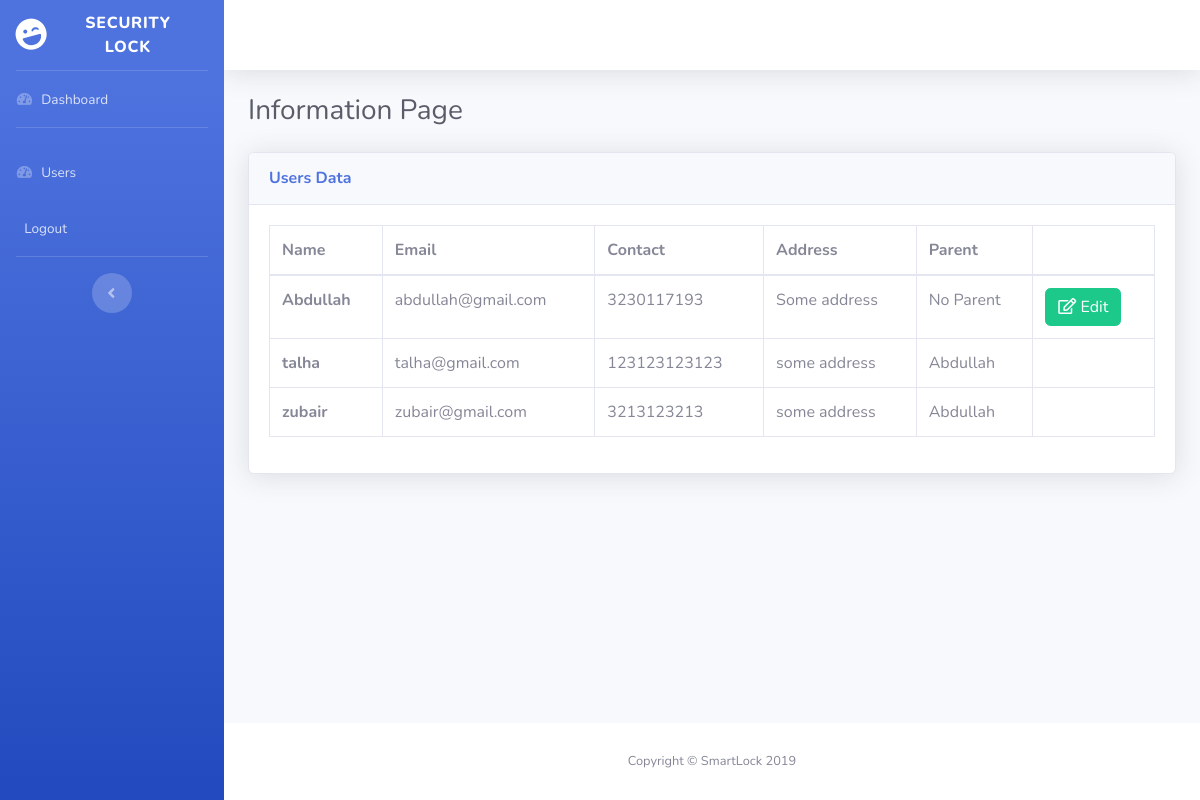
/detail.php (signed in), run on the app's committed database.
### tables this page shows
CREATE TABLE `users` (
  `id` int(11) NOT NULL,
  `name` text NOT NULL,
  `email` text NOT NULL,
  `password` text NOT NULL,
  `contact` text NOT NULL,
  `address` text NOT NULL,
  `parentUser_id` int(11) DEFAULT '0'
);

### Web/lib/db.php (called while the page is built, shortened)
<?php
class Database
{
    public $dbname;
    public $host;
    public $username;
    public $password;
    public function __construct()
    {
        $this->dbname = "smartlock";
        $this->host = "localhost";
        $this->username = "root";
        $this->password = "";
    }
    public function select($query)
    {
        try {
            $conn = new PDO("mysql:host=$this->host;dbname=$this->dbname", $this->username, $this->password);
            $conn->setAttribute(PDO::ATTR_ERRMODE, PDO::ERRMODE_EXCEPTION);
            $stmt = $conn->prepare($query);
            $stmt->execute();
            return new RecursiveArrayIterator($stmt->fetchAll());
        } catch (PDOException $e) {
            echo "ERROR: " . $e->getMessage();
        }
    }
}

### Web/detail.php (the view)
<?php require 'header.php'; ?>
<?php
  $sql = "SELECT u1.id,u1.name,u1.email,u1.password,u1.contact,u1.address,u1.parentUser_id, (select name from users where id=u1.parentUser_id)as parentName from users u1 WHERE id='$user_id' OR parentUser_id='$user_id'";
  $result = $db->select($sql);
?>
        <div class="container-fluid">
          <h1 class="h3 mb-4 text-gray-800">Information Page</h1>
        <div class="card shadow mb-4">
            <div class="card-header py-3">
              <h6 class="m-0 font-weight-bold text-primary">Users Data</h6>
            </div>
            <div class="card-body">
              <div class="table-responsive">
                <table class="table table-bordered" id="dataTable" width="100%" cellspacing="0">
                  <thead>
                    <tr>
                      <th>Name</th>
                      <th>Email</th>
                      <th>Contact</th>
                      <th>Address</th>
                      <th>Parent<th>
                    </tr>
                  </thead>
                  <tbody>
                    <?php foreach ($result as $i=>$key) {?>
                    <tr>
                      <td><b><?php echo $key['name']; ?></b></td>
                      <td><?php echo $key['email']; ?></td>
                      <td><?php echo $key['contact']; ?></td>
                      <td><?php echo $key['address']; ?></td>
                      <td><?php echo ($key['parentUser_id']==0)?"No Parent":$key['parentName'] ?></td>
                      <td>
                        <?php if($i==0){?>
                        <a href="edit_detail.php">
                          <button name="edit" class="btn btn-success"><i class="far fa-edit"></i> Edit</button>
                        </a>
                        <?php }?>
                      </td>
                    </tr>
                  <?php } ?>
                  </tbody>
                </table>
              </div>
            </div>
          </div>
        </div>
<?php require 'footer.php'; ?>

### Web/header.php (shortened to what this page needs)
<?php
  require ("lib/db.php");
?>
<!DOCTYPE html>
<html lang="en">
<head>
  <link href="vendor/fontawesome-free/css/all.min.css" rel="stylesheet" type="text/css">
  <link href="css/sb-admin-2.min.css" rel="stylesheet">
</head>
<body id="page-top">
  <div id="wrapper">
    <ul class="navbar-nav bg-gradient-primary sidebar sidebar-dark accordion" id="accordionSidebar">
      <a class="sidebar-brand d-flex align-items-center justify-content-center" href="index.php">
        <div class="sidebar-brand-icon rotate-n-15">
          <i class="fas fa-laugh-wink"></i>
        </div>
        <div class="sidebar-brand-text mx-3">Security Lock <sup></sup></div>
      </a>
      <hr class="sidebar-divider my-0">
      <li class="nav-item">
        <a class="nav-link" href="index.php">
          <i class="fas fa-fw fa-tachometer-alt"></i>
          <span>Dashboard</span></a>
      </li>
      <hr class="sidebar-divider">
      <li class="nav-item">
        <a class="nav-link" href="detail.php">
          <i class="fas fa-fw fa-tachometer-alt"></i>
          <span>Users</span></a>
      </li>
       <li class="nav-item">
        <a class="nav-link" href="logout.php">
          <span>Logout</span></a>
      </li>
      <hr class="sidebar-divider">
      <div class="text-center d-none d-md-inline">
        <button class="rounded-circle border-0" id="sidebarToggle"></button>
      </div>
    </ul>
    <div id="content-wrapper" class="d-flex flex-column">
      <div id="content">
        <nav class="navbar navbar-expand navbar-light bg-white topbar mb-4 static-top shadow">
        </nav>

### Web/footer.php (shortened to what this page needs)
</div>
      <footer class="sticky-footer bg-white">
        <div class="container my-auto">
          <div class="copyright text-center my-auto">
            <span>Copyright &copy; SmartLock 2019</span>
          </div>
        </div>
      </footer>
    </div>
  </div>
</body>
</html>

### data on the page
users: name "Abdullah", email "abdullah@gmail.com", contact "3230117193", address "Some address", parentUser_id "No Parent", shows "Edit"
users: name "talha", email "talha@gmail.com", contact "123123123123", address "some address", parentName "Abdullah"
users: name "zubair", email "zubair@gmail.com", contact "3213123213", address "some address", parentName "Abdullah"
